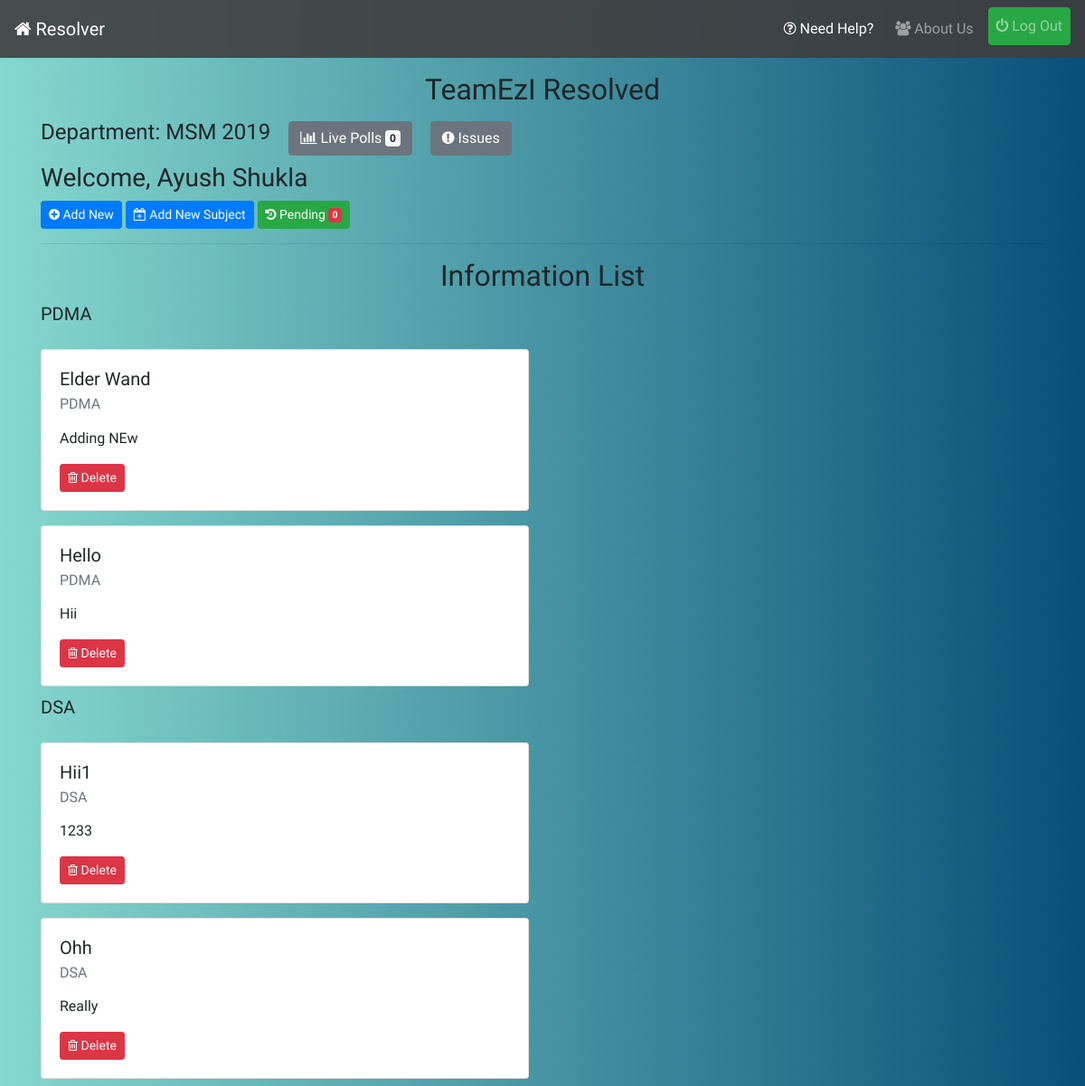
The app's page /info-list/ (signed in), older data.
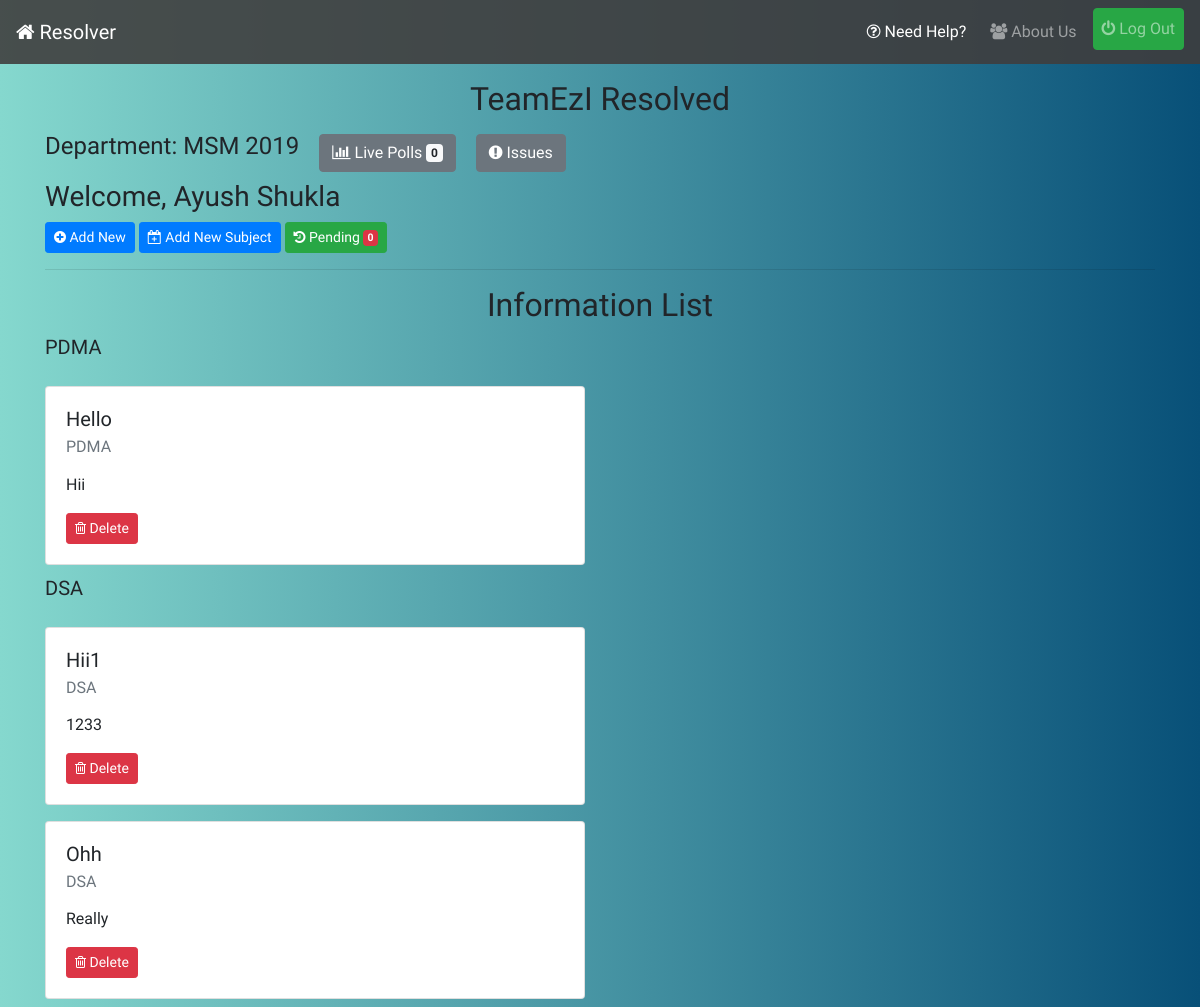
The same page, newer data.
### profiles/models.py (models this page shows, shortened)
class User(AbstractUser):
    pass

class UserInfo(models.Model):
    user = models.OneToOneField(User,on_delete=models.CASCADE,related_name='info')
    is_cr = models.BooleanField(default=False)
    department = models.CharField(max_length=20)
    join_year = models.CharField(max_length=4)
    institute = models.ForeignKey(Institute,on_delete=models.CASCADE,related_name='allusers')
    registered_on = models.DateTimeField(auto_now_add=True)
    total_upvotes = models.IntegerField(default=0)
    total_downvotes = models.IntegerField(default=0)
    total_novotes = models.IntegerField(default=0)
    class Meta:
        ordering = ['-total_upvotes','-total_downvotes','-total_novotes']

### infolist/models.py (models this page shows, shortened)
class Subject(models.Model):
    subject = models.CharField(max_length=56)
    department = models.CharField(max_length=20,blank=True)
    year = models.CharField(max_length=4,blank=True)

class InfoList(models.Model):
    user = models.ForeignKey(UserInfo,on_delete=models.CASCADE,blank=True)
    subject = models.ForeignKey(Subject,on_delete=models.CASCADE)
    title = models.CharField(max_length=128)
    content = models.TextField()
    department = models.CharField(max_length=20,blank=True)
    year = models.CharField(max_length=4,blank=True)
    timestamp = models.DateTimeField(auto_now_add=True)
    approved = models.BooleanField(default=False)
    class Meta:
        ordering = ['-timestamp']

### infolist/views.py (the view)
# urls.py: path('',views.info_list_display_view,name='list'),
@login_required
def info_list_display_view(request):
    subjects = Subject.objects.filter(department=request.user.info.department,year=request.user.info.join_year)
    qs = InfoList.objects.filter(department=request.user.info.department,year=request.user.info.join_year,approved=True)
    data = []
    for i in subjects:
        objects = qs.filter(subject=i)
        if(objects.count()==0):
            continue
        data.append([objects,i])
    return render(request,'infolist/list.html',{'object_list':data})

### infolist/context-processors.py (called while the page is built)
def pending_info_list_context(request):
    if request.user.is_superuser:
        return {}
    pending = -1
    if request.user.is_authenticated:
        pending = InfoList.objects.filter(department=request.user.info.department,year=request.user.info.join_year,approved=False).count()
    return {"pending_info_list":pending}

### reporter/context-processors.py (called while the page is built)
def pending_issue_list_context(request):
    if request.user.is_superuser:
        return {}
    pending=-1
    if request.user.is_authenticated:
        pending = Report.objects.filter(active=False,department=request.user.info.department,year=request.user.info.join_year,resolved=False).count()
    return {"pending_issue_count":pending}

def resolved_issue_list_context(request):
    if request.user.is_superuser:
        return {}
    resolved=-1
    if request.user.is_authenticated:
        resolved = Report.objects.filter(active=False,department=request.user.info.department,year=request.user.info.join_year,resolved=True).count()
    return {"resolved_issue_count":resolved}

def pending_contact_list_context(request):
    if request.user.is_superuser:
        return {}
    pending=-1
    if request.user.is_authenticated:
        pending = ContactList.objects.filter(department=request.user.info.department,year=request.user.info.join_year,approved=False).count()
    return {"pending_contact_count":pending}

def live_polls_count_context(request):
    if request.user.is_superuser:
        return {}
    count = -1
    if request.user.is_authenticated:
        count = Poll.objects.filter(active=True,department=request.user.info.department,join=request.user.info.join_year).count()
    return {"live_polls_count":count}

### infolist/templates/infolist/list.html
{% extends 'base.html' %}
{% block content %}
<h2 class="mt-3 text-center">TeamEzI Resolved</h2>
<h4 class="inline-block">Department: {{request.user.info.department|upper}} {{request.user.info.join_year}}</h4>
<a class="btn btn-secondary ml-3 mt-2" href="{% url 'polling:list' %}"><i class="fa fa-bar-chart"></i> Live Polls <span class="badge badge-light">{{live_polls_count}}</span></a>
<a class="btn btn-secondary ml-3 mt-2" href="{% url 'reporter:index' %}"><i class="fa fa-exclamation-circle"></i> Issues</a>
<h3 class="mt-2">Welcome, {{request.user.first_name}} {{request.user.last_name}}</h3>
<a class="btn btn-primary btn-sm" href="{% url 'infolist:add-info' %}"><i class="fa fa-plus-circle"></i> Add New</a>
{% if request.user.info.is_cr %}
<a class="btn btn-primary btn-sm" href="{% url 'infolist:add-subject' %}"><i class="fa fa-calendar-plus-o"></i> Add New Subject</a>
<a class="btn btn-success btn-sm" href="{% url 'infolist:pending' %}"> <i class="fa fa-history"></i> Pending <span class="badge badge-danger">{{pending_info_list}}</span></a>
{% endif %}
<hr>
<h2 class="mt-2 text-center">Information List</h2>
{% for objects,subject in object_list %}
    <p class="lead">{{subject.subject}}</p>
    {% for object in objects %}
    <div class="row">
        <div class="col-lg-6 col-md-8 col-sm-12">
            <div class="card my-2">
                <div class="card-body">
                <h5 class="card-title">{{object.title}}</h5>
                <h6 class="card-subtitle mb-2 text-muted">{{subject.subject}}</h6>
                <p class="card-text">{{object.content|safe}}</p>
                {% if request.user.info.is_cr or request.user.info == object.user %}
                <a href="{% url 'infolist:delete' object.id %}" class="card-link btn btn-danger btn-sm"><i class="fa fa-trash-o"></i> Delete</a>
                {% endif %}
                </div>
            </div>
        </div>
    </div>
        {% empty %}
        <p>No Data for {{subject.subject}}!</p>
        {% endfor %}
    {% endfor %}
{% endblock %}

### templates/base.html (shortened to what this page needs)
{% load static %}
<!doctype html>
<html lang="en">
  <head>
     <link rel="stylesheet" href="https://stackpath.bootstrapcdn.com/bootstrap/4.5.2/css/bootstrap.min.css">
     <link rel="stylesheet" href="{% static 'css/style.css' %}">
    <link rel="stylesheet" href="https://stackpath.bootstrapcdn.com/font-awesome/4.7.0/css/font-awesome.min.css">
  </head>
  <body>
      <nav style="background-color:rgba(63, 61, 61, 0.89) ;" class="navbar navbar-expand-lg navbar-dark sticky-top">
        <a class="navbar-brand" href="{% url 'reporter:index' %}"><i class="fa fa-home"></i> Resolver</a>
        <div class="collapse navbar-collapse" id="navbarSupportedContent">
          <ul class="navbar-nav ml-auto">
            <li class="nav-item active">
              <a class="nav-link my-1 mr-2 text-center" href="{% url 'reporter:documentation' %}"><i class="fa fa-question-circle-o"></i> Need Help?</a>
            </li>
            <li class="nav-item">
              <a class="nav-link my-1 mr-2 text-center" href="{% url 'reporter:about' %}"><i class="fa fa-users"></i> About Us<span class="sr-only">(current)</span></a>
            </li>
            {% if request.user.is_authenticated %}
            <li class="nav-item">
              <a class="nav-link btn btn-success" href="{% url 'account_logout' %}"><i class="fa fa-power-off"></i> Log Out</a>
            </li>
            {% endif %}
          </ul>
        </div>
      </nav>
    <div class="container">
      {% block content %} {% endblock %}
    </div>
  </body>
</html>

### static/css/style.css (style rules this page uses)
body { background: #085078; background: -webkit-linear-gradient(to right, #85D8CE, #085078); background: linear-gradient(to right, #85D8CE, #085078); font-family: 'Ubuntu', sans-serif; }
.inline-block { display: inline-block; }

Row changes from the older to the newer data that the page shows:
removed InfoList: title "Elder Wand", {{ subject.subject }} "PDMA", content "Adding NEw", shown under Subject "PDMA"
